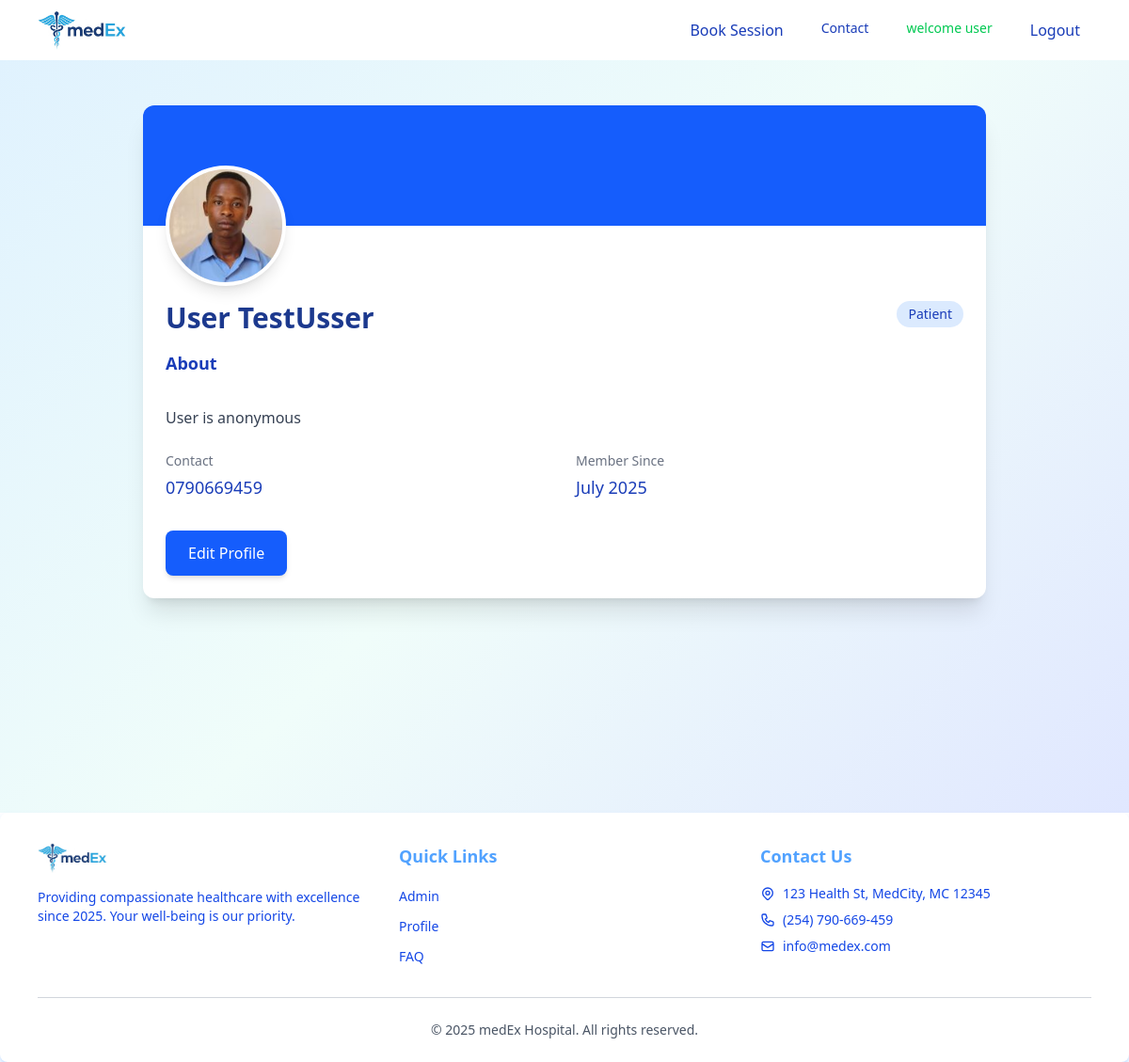
Page /accounts/profile/ (signed in) on the committed database.
### accounts/models.py (models this page shows, shortened)
class UserProfile(models.Model):
    user = models.OneToOneField(User, on_delete=models.CASCADE)
    bio = models.TextField(max_length=500, blank=True, default='')
    contact = models.CharField(max_length=20, blank=True, default='')
    profile_picture = models.ImageField(
        upload_to='profile_pics/',
        blank=True,
        null=True,
        default=None,
        validators=[validate_image]
    )
    class Meta:
        verbose_name = "User Profile"
        verbose_name_plural = "User Profiles"

### accounts/views.py (the view, shortened to what this page needs)
# urls.py: path('profile/', views.profile, name='profile'),
@login_required
def profile(request):
    user_profile, created = UserProfile.objects.get_or_create(user=request.user)
    return render(request, 'accounts/profile.html', {
        'user_profile': user_profile
    })

### accounts/templates/accounts/profile.html (shortened to what this page needs)
{% load static tailwind_tags custom_tags %}
<!DOCTYPE html>
<html lang="en">
<head>
    {% tailwind_css %}
    <link rel="stylesheet" href="{% static 'adminpanel/css/animate.min.css' %}" />
</head>
{% block content %}
    {% include 'medEx_app/navbar.html' %}
{% endblock %}
<body>
    <div class="nano-gradient min-h-screen py-12 px-4 sm:px-6 lg:px-8">
    <div class="max-w-4xl mx-auto">
        <div class="bg-white rounded-xl shadow-xl overflow-hidden">
        <div class="bg-blue-600 h-32 relative">
            <div class="absolute -bottom-16 left-6">
            <div class="h-32 w-32 rounded-full border-4 border-white bg-gray-200 overflow-hidden shadow-lg">
                {% if user_profile.profile_picture %}
                <img src="{{ user_profile.profile_picture.url }}" alt="Profile" class="h-full w-full object-cover">
                {% else %}
                <div class="h-full w-full bg-blue-100 flex items-center justify-center">
                    <span class="text-4xl text-blue-800">{{ user.username|first|upper }}</span>
                </div>
                {% endif %}
            </div>
            </div>
        </div>
        <div class="pt-20 px-6 pb-6">
            <div class="flex justify-between items-start mb-4">
            <h1 class="text-3xl font-bold text-blue-900">{{ user.get_full_name|default:user.username }}</h1>
            <span class="px-3 py-1 rounded-full text-sm font-medium
                {% if user.is_superuser %}bg-red-100 text-red-800
                {% elif user.is_staff %}bg-yellow-100 text-yellow-800
                {% else %}bg-blue-100 text-blue-800{% endif %}">
                {% if user.is_superuser %}Admin
                {% elif user.is_staff %}Staff
                {% else %}Patient{% endif %}
            </span>
            </div>
            <div class="mb-6">
            <h2 class="text-lg font-semibold text-blue-800 mb-2">About</h2>
            <p class="text-gray-700 whitespace-pre-line">
                {{ user_profile.bio|default:"No bio yet." }}
            </p>
            </div>
            <div class="grid grid-cols-1 md:grid-cols-2 gap-6 mb-8">
            <div>
                <h3 class="text-sm font-medium text-gray-500">Contact</h3>
                <p class="mt-1 text-lg text-blue-800">
                {{ user_profile.contact|default:"Not provided" }}
                </p>
            </div>
            <div>
                <h3 class="text-sm font-medium text-gray-500">Member Since</h3>
                <p class="mt-1 text-lg text-blue-800">
                {{ user.date_joined|date:"F Y" }}
                </p>
            </div>
            </div>
            <button id="editProfileBtn" class="w-full sm:w-auto bg-blue-600 hover:bg-blue-700 text-white px-6 py-3 rounded-lg shadow-md transition-transform hover:scale-105">
            Edit Profile
            </button>
        </div>
        </div>
    </div>
    </div>
    <section id='footer'>
        {% block footer %}
            {% include 'medEx_app/footer.html' %}
        {% endblock %}
    </section>
</body>
</html>

### medEx_app/templates/medEx_app/navbar.html (shortened to what this page needs)
{% load static tailwind_tags %}
<!DOCTYPE html>
<html lang="en">
<head>
  {% tailwind_css %}
</head>
<body>
  <nav class="bg-white shadow-md">
    <div class="max-w-6xl mx-auto px-4">
      <div class="flex justify-between items-center h-16">
        <div class="flex-shrink-0 flex items-center">
          <a href="{% url "home" %}">
            <img
              src="{% static 'medEx_app/images/medEx_logo.png' %}"
              alt="medEx Hospital Logo"
              class="h-max w-24"
            >
          </a>
        </div>
        <div class="hidden md:flex space-x-4">
          {% if request.user.is_authenticated %}
            <a id="navbarBookingBtn" class="text-blue-800 hover:text-blue-600 block px-3 py-2 rounded-md text-base font-medium">Book Session</a>
          {% else %}
            <a href="{% url "login" %}" class="text-blue-800 hover:text-blue-600 block px-3 py-2 rounded-md text-base font-medium">Login</a>
            <a href="{% url 'register' %}" class="text-blue-800 hover:text-blue-600 block px-3 py-2 rounded-md text-base font-medium">Register</a>
          {% endif %}
          <a href="#footer" class="text-blue-800 hover:text-blue-600 px-3 py-2 rounded-md text-sm font-medium">Contact</a>
          {% if request.user.is_authenticated %}
            <a href="{% url 'profile' %}" class="text-green-500 hover:text-green-300 px-3 py-2 rounded-md text-sm font-medium">welcome {{request.user.username}}</a>
            <a href="{% url "logout" %}" class="text-blue-800 hover:text-blue-600 block px-3 py-2 rounded-md text-base font-medium">Logout</a>
          {% endif %}
        </div>
      </div>
    </div>
  </nav>
</body>
</html>

### accounts/templates/accounts/profile.html (style rules this page uses)
.nano-gradient { background: linear-gradient(135deg, #e0f2fe 0%, #f0fdfa 50%, #e0e7ff 100%); }

### rows in the picture
UserProfile: profile_picture (picture), bio "User is anonymous", contact "0790669459"

### other values in the picture
{{ request.user.username }} "user"
{{ user.get_full_name|default:user.username }} "User TestUsser"
{{ user.date_joined|date:"F Y" }} "July 2025"
